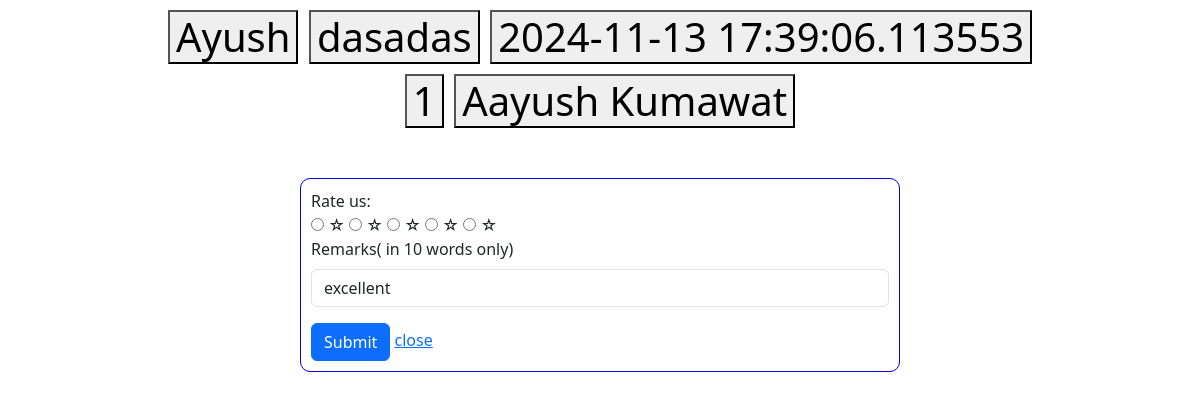
/customer/2/ankur kumar/services/edit_review, run on an earlier commit of the app's database.
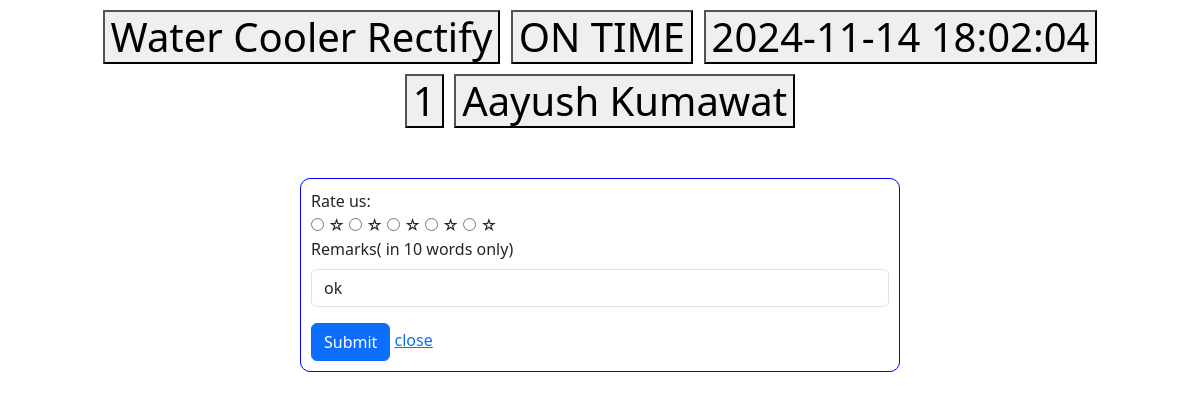
And on a later commit of the database.
### models.py (models this page shows)
class Services(db.Model):
    id = db.Column(db.Integer, primary_key=True)
    c_id = db.Column(db.Integer, db.ForeignKey('category.id'),nullable=False)    #category fk
    name = db.Column(db.String(64), nullable=False)
    base_price = db.Column(db.Integer , nullable=False)
    description = db.Column(db.String(64), nullable=False)
    professional = db.relationship("Professional", backref = 'services',cascade = "all,delete",lazy = True)
    running = db.relationship("Running", backref = 'services',cascade = "all,delete",lazy = True)

class Running(db.Model):
    id = db.Column(db.Integer, primary_key=True)
    u_id = db.Column(db.Integer, db.ForeignKey('user.id'), nullable= False)  #it must be not unique as we store all data , back or present.
    s_id = db.Column(db.Integer, db.ForeignKey('services.id') , nullable=False)
    p_id = db.Column(db.Integer, db.ForeignKey('professional.id'),default='Null')
    c_id = db.Column(db.Integer, db.ForeignKey('category.id') , nullable=False)
    date_time_created = db.Column(db.DateTime, nullable=False)
    date_time_closed = db.Column(db.DateTime, nullable=True)
    ratings = db.Column(db.String(64), nullable=False, default=0)
    status = db.Column(db.String(64), nullable=False, default='pending')
    remarks = db.Column(db.String(64), default=None)

### routes.py (the view)
@app.route('/customer/<id>/<user>/services/edit_review',methods = ['GET','POST'])
def edit_service_review(id,user):
    service = Running.query.filter_by(u_id=id,status = 'closed').first()  #only closed service extract
    if request.method == 'POST':
        service.ratings = request.form.get('rating')  #rating is in str in database Running
        service.remarks = request.form.get('remarks')
        db.session.commit()
        return redirect(url_for('all_customer_services',uid=id,user=user))
    return render_template('customer_remarks.html',user=user,uid = id, service = service ,action = 'edit_review' )

### templates/customer_remarks.html (shortened to what this page needs)
{% extends 'layout.html' %}
{% block content %}
<div class="display-1 fs-1 text center">
  <button>{{service.services.name}}</button>
  <button>{{service.services.description}} </button>
  <button>{{service.date_time_created}} </button>
</div>
<div class="display-1 fs-1 text center">
  <button>{{service.professional.id}} </button>
  <button>{{service.professional.name}} </button>
</div>
<div>
  <form class="input_form" action="/customer/{{uid}}/{{user}}/services/{{action}}" method='POST'>
    <label for="rating">Rate us:</label>
    <div class="rating">
      <input type="radio" id="star1" name="rating" value="1" />
      <label for="star1" title="1 star">☆</label>
      <input type="radio" id="star2" name="rating" value="2" />
      <label for="star2" title="2 stars">☆</label>
      <input type="radio" id="star3" name="rating" value="3" />
      <label for="star3" title="3 stars">☆</label>
      <input type="radio" id="star4" name="rating" value="4" />
      <label for="star4" title="4 stars">☆</label>
      <input type="radio" id="star5" name="rating" value="5" required />
      <label for="star5" title="5 stars">☆</label>
    </div>
    <div class="mb-3">
      <label for="remarks" class="form-label">Remarks( in 10 words only)</label>
      {% if action=='close' %}
      <input type="text"  class="form-control" name="remarks" id="remarks" placeholder="Your Review" required>
      {% else %}
      <input type="text" value={{service.remarks}} class="form-control" name="remarks" id="remarks" >
      {% endif %}
    </div>
    <button type="submit" class="btn btn-primary">Submit</button>
    <a href="/customer/{{uid}}/{{user}}/services" type="button" >close</a>
  </form>
</div>
{% endblock %}

What changed in the data, as far as the page shows it:
no longer on this page (row edited): Services: services.name "Ayush", services.description "dasadas"
removed Running: date_time_created "2024-11-13 17:39:06.113553"
now on this page (row edited): Services: services.name "Water Cooler Rectify", services.description "ON TIME"
now on this page (row edited): Running: date_time_created "2024-11-14 18:02:04"
Also different on the page:
form field remarks: "excellent" → "ok"
